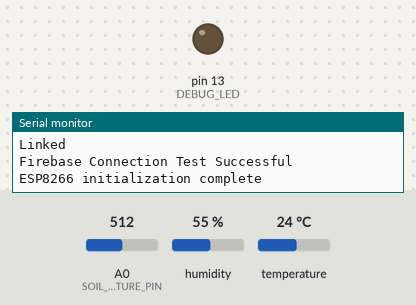
A sketch run on a simulated Arduino Uno, built with avr-gcc and run on an emulated ATmega328P. Parts: output pins drawn as LEDs (lit = HIGH), the last lines printed to the serial monitor. The test bench sets the inputs (shaded band); at power-on: A0 (SOIL_MOISTURE_PIN) = 512, humidity 55 %, temperature 24 °C. The modem accepts every AT command (registered, SIM ready, sends succeed) and sends nothing else.

Above: at 20.6 s.
At 32.7 s:
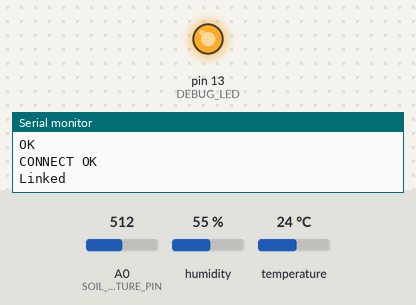
Timing chart, 0 to 50.2 s (numbered marks = the images above):
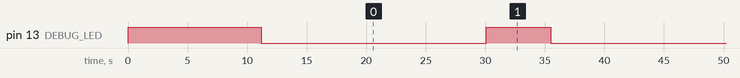

The sketch:

arduinoesp.ino
```cpp
#include <DHT.h>
#include <SoftwareSerial.h>
#include <ArduinoJson.h>

// DHT sensor configuration
#define DHTPIN 2
#define DHTTYPE DHT22
DHT dht(DHTPIN, DHTTYPE);

// Soil moisture sensor configuration
#define SOIL_MOISTURE_PIN A0

// ESP8266 WiFi module configuration
#define ESP_RX 10  // Connect ESP8266 TX to Arduino RX (pin 10)
#define ESP_TX 11  // Connect ESP8266 RX to Arduino TX (pin 11)
SoftwareSerial esp8266(ESP_RX, ESP_TX);

// Variables to store sensor readings
float temperature;
float humidity;
int soilMoisture;

// Timing variables
unsigned long lastUpdate = 0;
const unsigned long UPDATE_INTERVAL = 30000; // 30 seconds between updates

// Firebase configuration
const char* FIREBASE_HOST = "iitm-8d97f.firebaseio.com";
const char* FIREBASE_AUTH = "jItkuriEnnRnE2NBFeKX8prunQsTXBdvYhiC0IGx";
const char* WIFI_SSID = "Technician";
const char* WIFI_PASSWORD = "1010101010";

// Debug LED
#define DEBUG_LED 13

void setup() {
  // Initialize Serial communication
  Serial.begin(9600);
  while (!Serial) {
    ; // Wait for serial port to connect
  }

  // Initialize debug LED
  pinMode(DEBUG_LED, OUTPUT);
  digitalWrite(DEBUG_LED, HIGH);

  // Initialize ESP8266
  esp8266.begin(115200);
  delay(1000); // Give ESP8266 time to start

  // Initialize DHT sensor
  dht.begin();

  // Initialize ESP8266
  initESP8266();

  digitalWrite(DEBUG_LED, LOW);
}

void loop() {
  unsigned long currentMillis = millis();

  // Only update Firebase every UPDATE_INTERVAL milliseconds
  if (currentMillis - lastUpdate >= UPDATE_INTERVAL) {
    digitalWrite(DEBUG_LED, HIGH); // Turn on LED during reading

    // Read temperature and humidity from DHT sensor
    temperature = dht.readTemperature();
    humidity = dht.readHumidity();

    // Read soil moisture
    soilMoisture = analogRead(SOIL_MOISTURE_PIN);

    // Check if any reads failed and exit early (to try again)
    if (isnan(temperature) || isnan(humidity)) {
      Serial.println("Failed to read from DHT sensor!");
      digitalWrite(DEBUG_LED, LOW);
      return;
    }

    // Print sensor readings to Serial Monitor
    Serial.print("Temperature: ");
    Serial.print(temperature);
    Serial.println("°C");

    Serial.print("Humidity: ");
    Serial.print(humidity);
    Serial.println("%");

    Serial.print("Soil Moisture: ");
    Serial.println(soilMoisture);

    // Send data to Firebase
    sendToFirebase();

    lastUpdate = currentMillis;
    digitalWrite(DEBUG_LED, LOW);
  }

  // Small delay to prevent overwhelming the system
  delay(100);
}

void initESP8266() {
  Serial.println("Initializing ESP8266...");
  String cmd;  // Declare cmd variable at the start of the function

  // Reset ESP8266
  sendCommand("AT+RST", 2000);

  // Set ESP8266 to Station mode
  sendCommand("AT+CWMODE=1", 1000);

  // Connect to WiFi
  cmd = "AT+CWJAP=\"" + String(WIFI_SSID) + "\",\"" + String(WIFI_PASSWORD) + "\"";
  String response = sendCommand(cmd, 5000);

  if (response.indexOf("OK") != -1) {
    Serial.println("WiFi Connected Successfully");
  } else {
    Serial.println("WiFi Connection Failed");
  }

  // Test connection to Firebase
  cmd = "AT+CIPSTART=\"TCP\",\"" + String(FIREBASE_HOST) + "\",80";
  response = sendCommand(cmd, 2000);

  if (response.indexOf("OK") != -1) {
    Serial.println("Firebase Connection Test Successful");
  } else {
    Serial.println("Firebase Connection Test Failed");
  }

  Serial.println("ESP8266 initialization complete");
}

void sendToFirebase() {
  Serial.println("Preparing to send data to Firebase...");
  String cmd;  // Declare cmd variable at the start of the function

  // Create JSON payload
  StaticJsonDocument<200> doc;
  doc["temperature"] = temperature;
  doc["humidity"] = humidity;
  doc["soilMoisture"] = soilMoisture;
  doc["timestamp"] = millis();

  String jsonString;
  serializeJson(doc, jsonString);

  // Prepare HTTP request
  cmd = "AT+CIPSTART=\"TCP\",\"" + String(FIREBASE_HOST) + "\",80";
  String response = sendCommand(cmd, 2000);

  if (response.indexOf("OK") == -1) {
    Serial.println("Failed to establish TCP connection");
    return;
  }

  // Send HTTP POST request with authentication
  String httpRequest = "POST /sensorData.json?auth=" + String(FIREBASE_AUTH) + " HTTP/1.1\r\n";
  httpRequest += "Host: " + String(FIREBASE_HOST) + "\r\n";
  httpRequest += "Content-Type: application/json\r\n";
  httpRequest += "Content-Length: " + String(jsonString.length()) + "\r\n";
  httpRequest += "Connection: close\r\n\r\n";
  httpRequest += jsonString;

  cmd = "AT+CIPSEND=" + String(httpRequest.length());
  response = sendCommand(cmd, 1000);

  if (response.indexOf(">") != -1) {
    response = sendCommand(httpRequest, 2000);
    if (response.indexOf("200 OK") != -1) {
      Serial.println("Data sent to Firebase successfully");
    } else {
      Serial.println("Failed to send data to Firebase");
      Serial.println("Response: " + response);
    }
  } else {
    Serial.println("Failed to prepare data transmission");
  }
}

String sendCommand(String command, const int timeout) {
  String response = "";

  esp8266.println(command);
  long int time = millis();

  while((time+timeout) > millis()) {
    while(esp8266.available()) {
      char c = esp8266.read();
      response += c;
    }
  }

  Serial.println("Command: " + command);
  Serial.println("Response: " + response);
  return response;
}
```

Measured:
- by itself, pin 13 (DEBUG_LED): repeats every 30.0 s: HIGH 5.4 s, LOW 24.6 s
